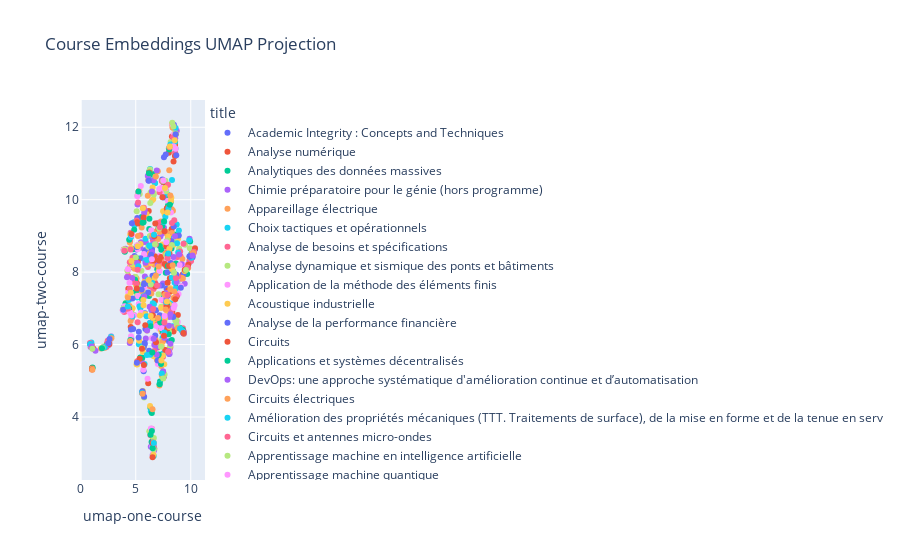

Notebook code cell kept with this figure:
### Code cell
# Plot the course embeddings using UMAP results
fig = px.scatter(
    course_df,
    x='umap-one-course',
    y='umap-two-course',
    color='title',
    hover_data=['title'],
    title='Course Embeddings UMAP Projection'
)
fig.show()
